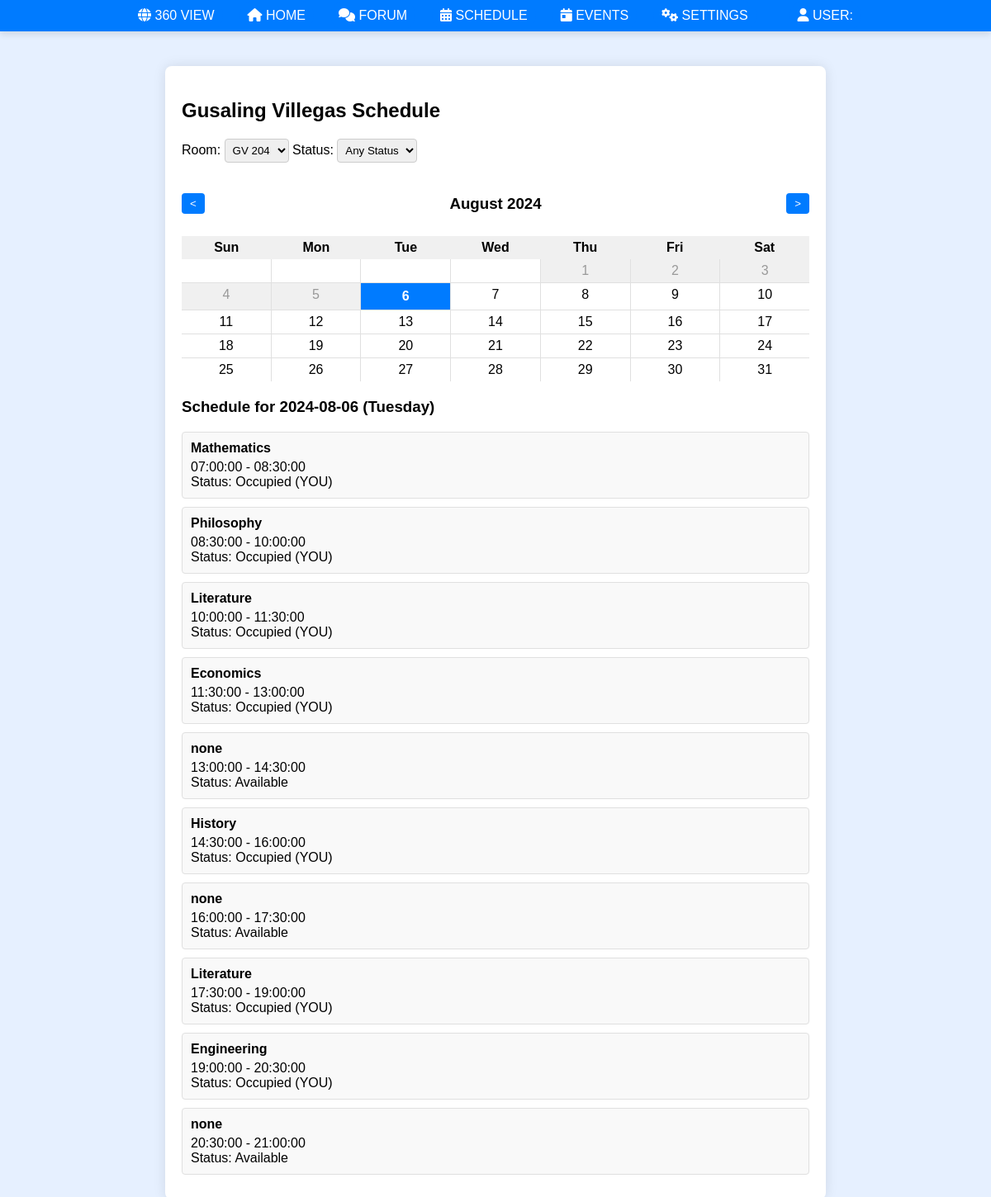
The page /gvschedule.php on the database its author committed.
### tables this page shows
CREATE TABLE `schedules` (
  `schedule_id` int(11) NOT NULL,
  `room_id` int(11) NOT NULL,
  `day_of_week` enum('Monday','Tuesday','Wednesday','Thursday','Friday','Saturday') NOT NULL,
  `start_time` time NOT NULL,
  `end_time` time NOT NULL,
  `status` enum('Available','Occupied','Pending','Reserved') DEFAULT NULL,
  `subject` varchar(50) DEFAULT NULL,
  `user_id` int(11) DEFAULT NULL,
  `week_number` int(11) DEFAULT NULL,
  `year` int(11) DEFAULT NULL,
  `expiry_date` date DEFAULT NULL,
  `event` enum('Yes','No') NOT NULL DEFAULT 'No'
);

### public/gvschedule.php (the view, shortened to what this page needs)
<?php
require_once 'includes/dbh.inc.php';
$building_name = 'Gusaling Villegas';
$selected_room_id = null;
$selected_date = null;
$selected_status = null;
if (isset($_POST['room'])) {
    $selected_room_id = $_POST['room'];
    $_SESSION['selected_room_id'] = $selected_room_id;
} else if (isset($_SESSION['selected_room_id'])) {
    $selected_room_id = $_SESSION['selected_room_id'];
} else {
    $sql = "SELECT room_id FROM rooms WHERE building = :building LIMIT 1";
    $stmt = $pdo->prepare($sql);
    $stmt->execute([':building' => $building_name]);
    $room = $stmt->fetch(PDO::FETCH_ASSOC);
    $selected_room_id = $room['room_id'] ?? null;
}
if (isset($_POST['date'])) {
    $selected_date = $_POST['date'];
    $_SESSION['selected_date'] = $selected_date;
} else if (isset($_SESSION['selected_date'])) {
    $selected_date = $_SESSION['selected_date'];
} else {
    $selected_date = date('Y-m-d');
}
try {
    $stmt = $pdo->prepare("SELECT username, profile_image FROM users WHERE user_id = :user_id");
    $stmt->bindParam(':user_id', $userId, PDO::PARAM_INT);
    $stmt->execute();
    $user = $stmt->fetch(PDO::FETCH_ASSOC);
    if (!$user) {
        $user = NULL;
    } else if (empty($user['profile_image'])) {
        $user['profile_image'] = 'assets/front/pic.jpg';
    }
} catch (PDOException $e) {
    echo "Error fetching user details: " . $e->getMessage();
    exit;
}
?>
<!DOCTYPE html>
<html lang="en">
<head>
    <link rel="stylesheet" href="assets/dropdown.css">
    <link rel="stylesheet" href="assets/schedule.css">
    <link rel="stylesheet" href="https://cdnjs.cloudflare.com/ajax/libs/font-awesome/6.0.0-beta3/css/all.min.css">
</head>
<body>
<header>
<div class="top-ribbon">
        <div class="ribbon-button-container dropdown stay">
            <span class="ribbon-button ribbon-trigger dropView"><i class="fas fa-globe"></i> 360 VIEW</span>
        </div>
        <div class="ribbon-button-container stay">
            <a href="home.php" class="ribbon-button"><i class="fas fa-home"></i> HOME</a>
        </div>
        <div class="ribbon-button-container">
            <a href="forum.php" class="ribbon-button"><i class="fas fa-comments"></i> FORUM</a>
        </div>
        <div class="ribbon-button-container">
            <a href="schedule.php" class="ribbon-button"><i class="fas fa-calendar-alt"></i> SCHEDULE</a>
        </div>
        <div class="ribbon-button-container">
            <a href="events.php" class="ribbon-button"><i class="fas fa-calendar-day"></i> EVENTS</a>
        </div>
        <div class="ribbon-button-container">
            <a href="settings.php" class="ribbon-button"><i class="fas fa-cogs"></i> SETTINGS</a>
        </div>
        <div class="ribbon-button-container">
            <?php echo
            "<a href='user.php' class='ribbon-button'><i class='fas fa-user'></i> USER: {$user['username']}</a>"
            ?>
        </div>
    </div>
</header>
    <div class="building-schedule-container">
        <h2><?php echo htmlspecialchars($building_name); ?> Schedule</h2>
        <div class="filters">
            <form method="POST" id="filterForm">
                <label for="room">Room:</label>
                <select name="room" id="room" onchange="this.form.submit()">
                    <?php
                    $sql = "SELECT room_id, room_number FROM rooms WHERE building = :building";
                    $stmt = $pdo->prepare($sql);
                    $stmt->execute([':building' => $building_name]);
                    $rooms = $stmt->fetchAll(PDO::FETCH_ASSOC);
                    foreach ($rooms as $room) {
                        $selected = $selected_room_id == $room['room_id'] ? 'selected' : '';
                        echo "<option value=\"{$room['room_id']}\" $selected>{$room['room_number']}</option>";
                    }
                    ?>
                </select>
                <label for="stat">Status:</label>
                <select name="stat" id="stat" onchange="this.form.submit()">
                    <option value="" <?php echo $selected_status === null ? 'selected' : ''; ?>>Any Status</option>
                </select>
            </form>
        </div>
        <div class="calendar">
            <div class="calendar-header">
                <button id="prev-month">&lt;</button>
                <h3 id="current-month"></h3>
                <button id="next-month">&gt;</button>
            </div>
            <div class="calendar-body">
                <div class="calendar-weekdays">
                    <div>Sun</div><div>Mon</div><div>Tue</div><div>Wed</div><div>Thu</div><div>Fri</div><div>Sat</div>
                </div>
                <div class="calendar-dates" id="calendar-dates"></div>
            </div>
        </div>
        <div id="schedule-details">
            <h3>Schedule for <span id="selected-date-display"></span></h3>
            <div id="schedule-container">
            <?php
            if ($selected_room_id) {
                $room_id = $selected_room_id;
                $sql = "SELECT schedules.*, users.full_name FROM schedules LEFT JOIN users ON schedules.user_id = users.user_id WHERE schedules.room_id = :room_id AND schedules.day_of_week = :day_of_week";
                $params = [
                    ':room_id' => $room_id,
                    ':day_of_week' => date('l', strtotime($selected_date))
                ];
                $sql .= " ORDER BY schedules.start_time";
                $stmt = $pdo->prepare($sql);
                $stmt->execute($params);
                $schedules = $stmt->fetchAll(PDO::FETCH_ASSOC);
                foreach ($schedules as $schedule) {
                    echo "<div class='schedule-item {$schedule['status']}'>";
                    echo "<h4>{$schedule['subject']}</h4>";
                    echo "<p>{$schedule['start_time']} - {$schedule['end_time']}</p>";
                    echo "<p>Status: ";
                    if ($schedule['status'] == 'Available') {
                        echo "<span class=\"available\">{$schedule['status']}</span>";
                    } elseif ($schedule['status'] == 'Occupied' && $schedule['user_id'] == $_SESSION['user_id']) {
                        echo "<span class=\"occupied-own\">{$schedule['status']} (YOU)</span>";
                    } elseif ($schedule['status'] == 'Pending') {
                        echo "<span class=\"pending\">{$schedule['status']}</span>";
                    } else {
                        echo "<span class=\"occupied\">{$schedule['status']}</span>";
                    }
                    echo "</p>";
                    echo "</div>";
                }
            }
            ?>
</body>
</html>

### public/assets/dropdown.css (style rules this page uses)
.top-ribbon { background-color: #007bff; width: 100%; padding: 10px 0; display: flex; justify-content: center; box-shadow: 0 4px 8px rgba(0, 0, 0, 0.1); }
.ribbon-button-container { margin: 0 10px; display: block; }
.ribbon-button { padding: 10px 10px; background-color: #007bff; color: white; text-decoration: none; border-radius: 20px; font-size: 16px; transition: background-color 0.3s, color 0.3s; }
.dropdown { position: relative; padding-top: 0px; padding-bottom: 0px; }
.ribbon-trigger { cursor: pointer; display: none; }
.stay .ribbon-trigger { display: unset; }

### public/assets/schedule.css (style rules this page uses)
body { font-family: Arial, sans-serif; background-color: #e6f0ff; margin: 0; padding: 0; box-sizing: border-box; }
.top-ribbon { display: flex; justify-content: space-between; align-items: center; background-color: #007bff; color: #ffffff; padding: 0; margin: 0; width: 100%; position: fixed; top: 0; left: 0; right: 0; z-index: 1000; }
.building-schedule-container { background-color: #ffffff; padding: 20px; border-radius: 8px; box-shadow: 0 0 15px rgba(0, 0, 0, 0.1); width: 90%; max-width: 800px; margin: 80px auto 20px; box-sizing: border-box; }
.filters { display: flex; justify-content: space-between; margin-bottom: 20px; }
.filters select { padding: 5px; border-radius: 4px; border: 1px solid #ccc; }
.calendar { margin-bottom: 20px; position: relative; }
.calendar-header { display: flex; justify-content: space-between; align-items: center; margin-bottom: 10px; position: relative; z-index: 100; }
.calendar-header button { background-color: #007bff; color: white; border: none; padding: 5px 10px; border-radius: 4px; cursor: pointer; z-index: 10; }
.calendar-weekdays { display: grid; grid-template-columns: repeat(7, 1fr); text-align: center; font-weight: bold; background-color: #f0f0f0; padding: 5px 0; }
.calendar-dates { display: grid; grid-template-columns: repeat(7, 1fr); gap: 1px; background-color: #e0e0e0; }
#schedule-details { margin-top: 20px; }
.schedule-item { background-color: #f9f9f9; border: 1px solid #e0e0e0; border-radius: 4px; padding: 10px; margin-bottom: 10px; }
.schedule-item h4 { margin: 0 0 5px 0; }
.schedule-item p { margin: 0; }

### public/gvschedule.php (style rules this page uses)
.top-ribbon { background-color: #007bff; width: 100%; padding: 10px 0; display: flex; justify-content: center; box-shadow: 0 4px 8px rgba(0, 0, 0, 0.1); }
.ribbon-button-container { margin: 0 10px; display: block; }
.ribbon-button { padding: 10px 10px; background-color: #007bff; color: white; text-decoration: none; border-radius: 20px; font-size: 16px; transition: background-color 0.3s, color 0.3s; }
.dropdown { position: relative; padding-top: 0px; padding-bottom: 0px; }
.ribbon-trigger { cursor: pointer; display: none; }
.stay .ribbon-trigger { display: unset; }

### rows shown on the page
schedules: subject "Mathematics", start_time "07:00:00", end_time "08:30:00", status "Occupied"
schedules: subject "Philosophy", start_time "08:30:00", end_time "10:00:00", status "Occupied"
schedules: subject "Literature", start_time "10:00:00", end_time "11:30:00", status "Occupied"
schedules: subject "Economics", start_time "11:30:00", end_time "13:00:00", status "Occupied"
schedules: subject "none", start_time "13:00:00", end_time "14:30:00", status "Available"
schedules: subject "History", start_time "14:30:00", end_time "16:00:00", status "Occupied"
schedules: subject "none", start_time "16:00:00", end_time "17:30:00", status "Available"
schedules: subject "Literature", start_time "17:30:00", end_time "19:00:00", status "Occupied"
schedules: subject "Engineering", start_time "19:00:00", end_time "20:30:00", status "Occupied"
schedules: subject "none", start_time "20:30:00", end_time "21:00:00", status "Available"

### other values the page prints
$building_name "Gusaling Villegas"
form field room "GV 204"
